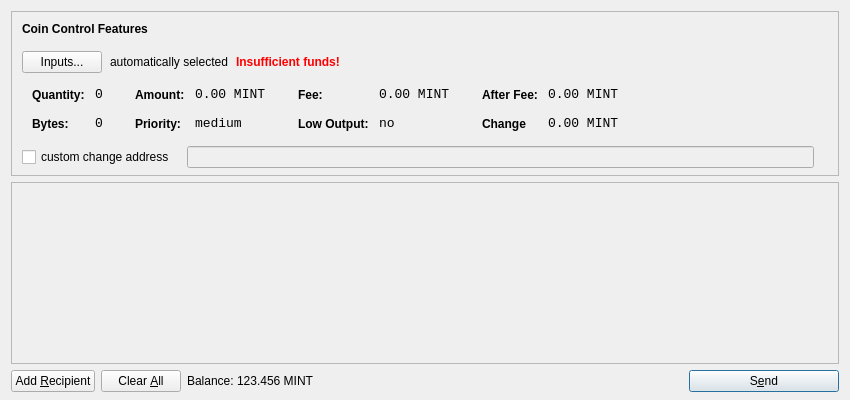
<?xml version="1.0" encoding="UTF-8"?>
<ui version="4.0">
 <class>SendCoinsDialog</class>
 <widget class="QDialog" name="SendCoinsDialog">
  <property name="geometry">
   <rect>
    <x>0</x>
    <y>0</y>
    <width>850</width>
    <height>400</height>
   </rect>
  </property>
  <property name="windowTitle">
   <string>Send Coins</string>
  </property>
  <layout class="QVBoxLayout" name="verticalLayout" stretch="0,1,0">
   <property name="bottomMargin">
    <number>8</number>
   </property>
   <item>
    <widget class="QFrame" name="frameCoinControl">
     <property name="sizePolicy">
      <sizepolicy hsizetype="Expanding" vsizetype="Expanding">
       <horstretch>0</horstretch>
       <verstretch>0</verstretch>
      </sizepolicy>
     </property>
     <property name="maximumSize">
      <size>
       <width>16777215</width>
       <height>16777215</height>
      </size>
     </property>
     <property name="frameShape">
      <enum>QFrame::StyledPanel</enum>
     </property>
     <property name="frameShadow">
      <enum>QFrame::Sunken</enum>
     </property>
     <layout class="QVBoxLayout" name="verticalLayoutCoinControl2">
      <property name="spacing">
       <number>-1</number>
      </property>
      <property name="leftMargin">
       <number>0</number>
      </property>
      <property name="topMargin">
       <number>0</number>
      </property>
      <property name="rightMargin">
       <number>0</number>
      </property>
      <property name="bottomMargin">
       <number>6</number>
      </property>
      <item>
       <layout class="QVBoxLayout" name="verticalLayoutCoinControl" stretch="0,0,0,0,1">
        <property name="spacing">
         <number>0</number>
        </property>
        <property name="leftMargin">
         <number>10</number>
        </property>
        <property name="topMargin">
         <number>10</number>
        </property>
        <item>
         <layout class="QHBoxLayout" name="horizontalLayoutCoinControl1">
          <property name="bottomMargin">
           <number>15</number>
          </property>
          <item>
           <widget class="QLabel" name="labelCoinControlFeatures">
            <property name="sizePolicy">
             <sizepolicy hsizetype="Preferred" vsizetype="Maximum">
              <horstretch>0</horstretch>
              <verstretch>0</verstretch>
             </sizepolicy>
            </property>
            <property name="font">
             <font>
              <weight>75</weight>
              <bold>true</bold>
             </font>
            </property>
            <property name="styleSheet">
             <string notr="true">font-weight:bold;</string>
            </property>
            <property name="text">
             <string>Coin Control Features</string>
            </property>
           </widget>
          </item>
         </layout>
        </item>
        <item>
         <layout class="QHBoxLayout" name="horizontalLayoutCoinControl2" stretch="0,0,0,0">
          <property name="spacing">
           <number>8</number>
          </property>
          <property name="bottomMargin">
           <number>10</number>
          </property>
          <item>
           <widget class="QPushButton" name="pushButtonCoinControl">
            <property name="styleSheet">
             <string notr="true"/>
            </property>
            <property name="text">
             <string>Inputs...</string>
            </property>
           </widget>
          </item>
          <item>
           <widget class="QLabel" name="labelCoinControlAutomaticallySelected">
            <property name="text">
             <string>automatically selected</string>
            </property>
            <property name="margin">
             <number>5</number>
            </property>
           </widget>
          </item>
          <item>
           <widget class="QLabel" name="labelCoinControlInsuffFunds">
            <property name="font">
             <font>
              <weight>75</weight>
              <bold>true</bold>
             </font>
            </property>
            <property name="styleSheet">
             <string notr="true">color:red;font-weight:bold;</string>
            </property>
            <property name="text">
             <string>Insufficient funds!</string>
            </property>
            <property name="margin">
             <number>5</number>
            </property>
           </widget>
          </item>
          <item>
           <spacer name="horizontalSpacerCoinControl">
            <property name="orientation">
             <enum>Qt::Horizontal</enum>
            </property>
            <property name="sizeHint" stdset="0">
             <size>
              <width>40</width>
              <height>1</height>
             </size>
            </property>
           </spacer>
          </item>
         </layout>
        </item>
        <item>
         <widget class="QWidget" name="widgetCoinControl" native="true">
          <property name="sizePolicy">
           <sizepolicy hsizetype="Preferred" vsizetype="Preferred">
            <horstretch>0</horstretch>
            <verstretch>0</verstretch>
           </sizepolicy>
          </property>
          <property name="minimumSize">
           <size>
            <width>0</width>
            <height>0</height>
           </size>
          </property>
          <property name="styleSheet">
           <string notr="true"/>
          </property>
          <layout class="QHBoxLayout" name="horizontalLayoutCoinControl5">
           <property name="margin">
            <number>0</number>
           </property>
           <item>
            <layout class="QHBoxLayout" name="horizontalLayoutCoinControl3" stretch="0,0,0,1">
             <property name="spacing">
              <number>20</number>
             </property>
             <property name="topMargin">
              <number>0</number>
             </property>
             <property name="bottomMargin">
              <number>10</number>
             </property>
             <item>
              <layout class="QFormLayout" name="formLayoutCoinControl1">
               <property name="horizontalSpacing">
                <number>10</number>
               </property>
               <property name="verticalSpacing">
                <number>14</number>
               </property>
               <property name="leftMargin">
                <number>10</number>
               </property>
               <property name="topMargin">
                <number>4</number>
               </property>
               <property name="rightMargin">
                <number>6</number>
               </property>
               <item row="0" column="0">
                <widget class="QLabel" name="labelCoinControlQuantityText">
                 <property name="styleSheet">
                  <string notr="true">font-weight:bold;</string>
                 </property>
                 <property name="text">
                  <string>Quantity:</string>
                 </property>
                 <property name="margin">
                  <number>0</number>
                 </property>
                </widget>
               </item>
               <item row="0" column="1">
                <widget class="QLabel" name="labelCoinControlQuantity">
                 <property name="font">
                  <font>
                   <family>Monospace</family>
                   <pointsize>10</pointsize>
                  </font>
                 </property>
                 <property name="cursor">
                  <cursorShape>IBeamCursor</cursorShape>
                 </property>
                 <property name="contextMenuPolicy">
                  <enum>Qt::ActionsContextMenu</enum>
                 </property>
                 <property name="text">
                  <string>0</string>
                 </property>
                 <property name="margin">
                  <number>0</number>
                 </property>
                 <property name="textInteractionFlags">
                  <set>Qt::LinksAccessibleByMouse|Qt::TextSelectableByKeyboard|Qt::TextSelectableByMouse</set>
                 </property>
                </widget>
               </item>
               <item row="1" column="0">
                <widget class="QLabel" name="labelCoinControlBytesText">
                 <property name="styleSheet">
                  <string notr="true">font-weight:bold;</string>
                 </property>
                 <property name="text">
                  <string>Bytes:</string>
                 </property>
                </widget>
               </item>
               <item row="1" column="1">
                <widget class="QLabel" name="labelCoinControlBytes">
                 <property name="font">
                  <font>
                   <family>Monospace</family>
                   <pointsize>10</pointsize>
                  </font>
                 </property>
                 <property name="cursor">
                  <cursorShape>IBeamCursor</cursorShape>
                 </property>
                 <property name="contextMenuPolicy">
                  <enum>Qt::ActionsContextMenu</enum>
                 </property>
                 <property name="text">
                  <string>0</string>
                 </property>
                 <property name="textInteractionFlags">
                  <set>Qt::LinksAccessibleByMouse|Qt::TextSelectableByKeyboard|Qt::TextSelectableByMouse</set>
                 </property>
                </widget>
               </item>
              </layout>
             </item>
             <item>
              <layout class="QFormLayout" name="formLayoutCoinControl2">
               <property name="horizontalSpacing">
                <number>10</number>
               </property>
               <property name="verticalSpacing">
                <number>14</number>
               </property>
               <property name="leftMargin">
                <number>6</number>
               </property>
               <property name="topMargin">
                <number>4</number>
               </property>
               <property name="rightMargin">
                <number>6</number>
               </property>
               <item row="0" column="0">
                <widget class="QLabel" name="labelCoinControlAmountText">
                 <property name="styleSheet">
                  <string notr="true">font-weight:bold;</string>
                 </property>
                 <property name="text">
                  <string>Amount:</string>
                 </property>
                 <property name="margin">
                  <number>0</number>
                 </property>
                </widget>
               </item>
               <item row="0" column="1">
                <widget class="QLabel" name="labelCoinControlAmount">
                 <property name="font">
                  <font>
                   <family>Monospace</family>
                   <pointsize>10</pointsize>
                  </font>
                 </property>
                 <property name="cursor">
                  <cursorShape>IBeamCursor</cursorShape>
                 </property>
                 <property name="contextMenuPolicy">
                  <enum>Qt::ActionsContextMenu</enum>
                 </property>
                 <property name="text">
                  <string>0.00 MINT</string>
                 </property>
                 <property name="textInteractionFlags">
                  <set>Qt::LinksAccessibleByMouse|Qt::TextSelectableByKeyboard|Qt::TextSelectableByMouse</set>
                 </property>
                </widget>
               </item>
               <item row="1" column="0">
                <widget class="QLabel" name="labelCoinControlPriorityText">
                 <property name="styleSheet">
                  <string notr="true">font-weight:bold;</string>
                 </property>
                 <property name="text">
                  <string>Priority:</string>
                 </property>
                </widget>
               </item>
               <item row="1" column="1">
                <widget class="QLabel" name="labelCoinControlPriority">
                 <property name="font">
                  <font>
                   <family>Monospace</family>
                   <pointsize>10</pointsize>
                  </font>
                 </property>
                 <property name="cursor">
                  <cursorShape>IBeamCursor</cursorShape>
                 </property>
                 <property name="contextMenuPolicy">
                  <enum>Qt::ActionsContextMenu</enum>
                 </property>
                 <property name="text">
                  <string>medium</string>
                 </property>
                 <property name="textInteractionFlags">
                  <set>Qt::LinksAccessibleByMouse|Qt::TextSelectableByKeyboard|Qt::TextSelectableByMouse</set>
                 </property>
                </widget>
               </item>
              </layout>
             </item>
             <item>
              <layout class="QFormLayout" name="formLayoutCoinControl3">
               <property name="horizontalSpacing">
                <number>10</number>
               </property>
               <property name="verticalSpacing">
                <number>14</number>
               </property>
               <property name="leftMargin">
                <number>6</number>
               </property>
               <property name="topMargin">
                <number>4</number>
               </property>
               <property name="rightMargin">
                <number>6</number>
               </property>
               <item row="0" column="0">
                <widget class="QLabel" name="labelCoinControlFeeText">
                 <property name="styleSheet">
                  <string notr="true">font-weight:bold;</string>
                 </property>
                 <property name="text">
                  <string>Fee:</string>
                 </property>
                 <property name="margin">
                  <number>0</number>
                 </property>
                </widget>
               </item>
               <item row="0" column="1">
                <widget class="QLabel" name="labelCoinControlFee">
                 <property name="font">
                  <font>
                   <family>Monospace</family>
                   <pointsize>10</pointsize>
                  </font>
                 </property>
                 <property name="cursor">
                  <cursorShape>IBeamCursor</cursorShape>
                 </property>
                 <property name="contextMenuPolicy">
                  <enum>Qt::ActionsContextMenu</enum>
                 </property>
                 <property name="text">
                  <string>0.00 MINT</string>
                 </property>
                 <property name="textInteractionFlags">
                  <set>Qt::LinksAccessibleByMouse|Qt::TextSelectableByKeyboard|Qt::TextSelectableByMouse</set>
                 </property>
                </widget>
               </item>
               <item row="1" column="0">
                <widget class="QLabel" name="labelCoinControlLowOutputText">
                 <property name="styleSheet">
                  <string notr="true">font-weight:bold;</string>
                 </property>
                 <property name="text">
                  <string>Low Output:</string>
                 </property>
                </widget>
               </item>
               <item row="1" column="1">
                <widget class="QLabel" name="labelCoinControlLowOutput">
                 <property name="font">
                  <font>
                   <family>Monospace</family>
                   <pointsize>10</pointsize>
                  </font>
                 </property>
                 <property name="cursor">
                  <cursorShape>IBeamCursor</cursorShape>
                 </property>
                 <property name="contextMenuPolicy">
                  <enum>Qt::ActionsContextMenu</enum>
                 </property>
                 <property name="text">
                  <string>no</string>
                 </property>
                 <property name="textInteractionFlags">
                  <set>Qt::LinksAccessibleByMouse|Qt::TextSelectableByKeyboard|Qt::TextSelectableByMouse</set>
                 </property>
                </widget>
               </item>
              </layout>
             </item>
             <item>
              <layout class="QFormLayout" name="formLayoutCoinControl4">
               <property name="horizontalSpacing">
                <number>10</number>
               </property>
               <property name="verticalSpacing">
                <number>14</number>
               </property>
               <property name="leftMargin">
                <number>6</number>
               </property>
               <property name="topMargin">
                <number>4</number>
               </property>
               <property name="rightMargin">
                <number>6</number>
               </property>
               <item row="0" column="0">
                <widget class="QLabel" name="labelCoinControlAfterFeeText">
                 <property name="styleSheet">
                  <string notr="true">font-weight:bold;</string>
                 </property>
                 <property name="text">
                  <string>After Fee:</string>
                 </property>
                 <property name="margin">
                  <number>0</number>
                 </property>
                </widget>
               </item>
               <item row="0" column="1">
                <widget class="QLabel" name="labelCoinControlAfterFee">
                 <property name="font">
                  <font>
                   <family>Monospace</family>
                   <pointsize>10</pointsize>
                  </font>
                 </property>
                 <property name="cursor">
                  <cursorShape>IBeamCursor</cursorShape>
                 </property>
                 <property name="contextMenuPolicy">
                  <enum>Qt::ActionsContextMenu</enum>
                 </property>
                 <property name="text">
                  <string>0.00 MINT</string>
                 </property>
                 <property name="textInteractionFlags">
                  <set>Qt::LinksAccessibleByMouse|Qt::TextSelectableByKeyboard|Qt::TextSelectableByMouse</set>
                 </property>
                </widget>
               </item>
               <item row="1" column="0">
                <widget class="QLabel" name="labelCoinControlChangeText">
                 <property name="styleSheet">
                  <string notr="true">font-weight:bold;</string>
                 </property>
                 <property name="text">
                  <string>Change</string>
                 </property>
                </widget>
               </item>
               <item row="1" column="1">
                <widget class="QLabel" name="labelCoinControlChange">
                 <property name="font">
                  <font>
                   <family>Monospace</family>
                   <pointsize>10</pointsize>
                  </font>
                 </property>
                 <property name="cursor">
                  <cursorShape>IBeamCursor</cursorShape>
                 </property>
                 <property name="contextMenuPolicy">
                  <enum>Qt::ActionsContextMenu</enum>
                 </property>
                 <property name="text">
                  <string>0.00 MINT</string>
                 </property>
                 <property name="textInteractionFlags">
                  <set>Qt::LinksAccessibleByMouse|Qt::TextSelectableByKeyboard|Qt::TextSelectableByMouse</set>
                 </property>
                </widget>
               </item>
              </layout>
             </item>
            </layout>
           </item>
          </layout>
         </widget>
        </item>
        <item>
         <layout class="QHBoxLayout" name="horizontalLayoutCoinControl4" stretch="0,0,0">
          <property name="spacing">
           <number>12</number>
          </property>
          <property name="sizeConstraint">
           <enum>QLayout::SetDefaultConstraint</enum>
          </property>
          <property name="topMargin">
           <number>5</number>
          </property>
          <property name="rightMargin">
           <number>5</number>
          </property>
          <item>
           <widget class="QCheckBox" name="checkBoxCoinControlChange">
            <property name="text">
             <string>custom change address</string>
            </property>
           </widget>
          </item>
          <item>
           <widget class="QLineEdit" name="lineEditCoinControlChange">
            <property name="enabled">
             <bool>false</bool>
            </property>
            <property name="sizePolicy">
             <sizepolicy hsizetype="Expanding" vsizetype="Fixed">
              <horstretch>0</horstretch>
              <verstretch>0</verstretch>
             </sizepolicy>
            </property>
           </widget>
          </item>
          <item>
           <widget class="QLabel" name="labelCoinControlChangeLabel">
            <property name="sizePolicy">
             <sizepolicy hsizetype="Preferred" vsizetype="Expanding">
              <horstretch>0</horstretch>
              <verstretch>0</verstretch>
             </sizepolicy>
            </property>
            <property name="minimumSize">
             <size>
              <width>0</width>
              <height>0</height>
             </size>
            </property>
            <property name="text">
             <string/>
            </property>
            <property name="margin">
             <number>3</number>
            </property>
           </widget>
          </item>
         </layout>
        </item>
        <item>
         <spacer name="verticalSpacerCoinControl">
          <property name="orientation">
           <enum>Qt::Vertical</enum>
          </property>
          <property name="sizeHint" stdset="0">
           <size>
            <width>800</width>
            <height>1</height>
           </size>
          </property>
         </spacer>
        </item>
       </layout>
      </item>
     </layout>
    </widget>
   </item>
   <item>
    <widget class="QScrollArea" name="scrollArea">
     <property name="widgetResizable">
      <bool>true</bool>
     </property>
     <widget class="QWidget" name="scrollAreaWidgetContents">
      <property name="geometry">
       <rect>
        <x>0</x>
        <y>0</y>
        <width>830</width>
        <height>165</height>
       </rect>
      </property>
      <layout class="QVBoxLayout" name="verticalLayout_2">
       <property name="margin">
        <number>0</number>
       </property>
       <item>
        <layout class="QVBoxLayout" name="entries">
         <property name="spacing">
          <number>6</number>
         </property>
        </layout>
       </item>
       <item>
        <spacer name="verticalSpacer">
         <property name="orientation">
          <enum>Qt::Vertical</enum>
         </property>
         <property name="sizeHint" stdset="0">
          <size>
           <width>20</width>
           <height>40</height>
          </size>
         </property>
        </spacer>
       </item>
      </layout>
     </widget>
    </widget>
   </item>
   <item>
    <layout class="QHBoxLayout" name="horizontalLayout">
     <item>
      <widget class="QPushButton" name="addButton">
       <property name="toolTip">
        <string>Send to multiple recipients at once</string>
       </property>
       <property name="text">
        <string>Add &amp;Recipient</string>
       </property>
       <property name="icon">
        <iconset resource="../gamertip.qrc">
         <normaloff>:/icons/add</normaloff>:/icons/add</iconset>
       </property>
       <property name="autoDefault">
        <bool>false</bool>
       </property>
      </widget>
     </item>
     <item>
      <widget class="QPushButton" name="clearButton">
       <property name="sizePolicy">
        <sizepolicy hsizetype="Minimum" vsizetype="Fixed">
         <horstretch>0</horstretch>
         <verstretch>0</verstretch>
        </sizepolicy>
       </property>
       <property name="toolTip">
        <string>Remove all transaction fields</string>
       </property>
       <property name="text">
        <string>Clear &amp;All</string>
       </property>
       <property name="icon">
        <iconset resource="../gamertip.qrc">
         <normaloff>:/icons/remove</normaloff>:/icons/remove</iconset>
       </property>
       <property name="autoRepeatDelay">
        <number>300</number>
       </property>
       <property name="autoDefault">
        <bool>false</bool>
       </property>
      </widget>
     </item>
     <item>
      <layout class="QHBoxLayout" name="horizontalLayout_2">
       <property name="spacing">
        <number>3</number>
       </property>
       <item>
        <widget class="QLabel" name="label">
         <property name="sizePolicy">
          <sizepolicy hsizetype="Preferred" vsizetype="Fixed">
           <horstretch>0</horstretch>
           <verstretch>0</verstretch>
          </sizepolicy>
         </property>
         <property name="text">
          <string>Balance:</string>
         </property>
        </widget>
       </item>
       <item>
        <widget class="QLabel" name="labelBalance">
         <property name="sizePolicy">
          <sizepolicy hsizetype="Preferred" vsizetype="Fixed">
           <horstretch>0</horstretch>
           <verstretch>0</verstretch>
          </sizepolicy>
         </property>
         <property name="cursor">
          <cursorShape>IBeamCursor</cursorShape>
         </property>
         <property name="text">
          <string>123.456 MINT</string>
         </property>
         <property name="textInteractionFlags">
          <set>Qt::LinksAccessibleByMouse|Qt::TextSelectableByKeyboard|Qt::TextSelectableByMouse</set>
         </property>
        </widget>
       </item>
      </layout>
     </item>
     <item>
      <spacer name="horizontalSpacer">
       <property name="orientation">
        <enum>Qt::Horizontal</enum>
       </property>
       <property name="sizeHint" stdset="0">
        <size>
         <width>40</width>
         <height>20</height>
        </size>
       </property>
      </spacer>
     </item>
     <item>
      <widget class="QPushButton" name="sendButton">
       <property name="minimumSize">
        <size>
         <width>150</width>
         <height>0</height>
        </size>
       </property>
       <property name="toolTip">
        <string>Confirm the send action</string>
       </property>
       <property name="text">
        <string>S&amp;end</string>
       </property>
       <property name="icon">
        <iconset resource="../gamertip.qrc">
         <normaloff>:/icons/send</normaloff>:/icons/send</iconset>
       </property>
       <property name="default">
        <bool>true</bool>
       </property>
      </widget>
     </item>
    </layout>
   </item>
  </layout>
 </widget>
 <resources>
  <include location="../gamertip.qrc"/>
 </resources>
 <connections/>
</ui>
